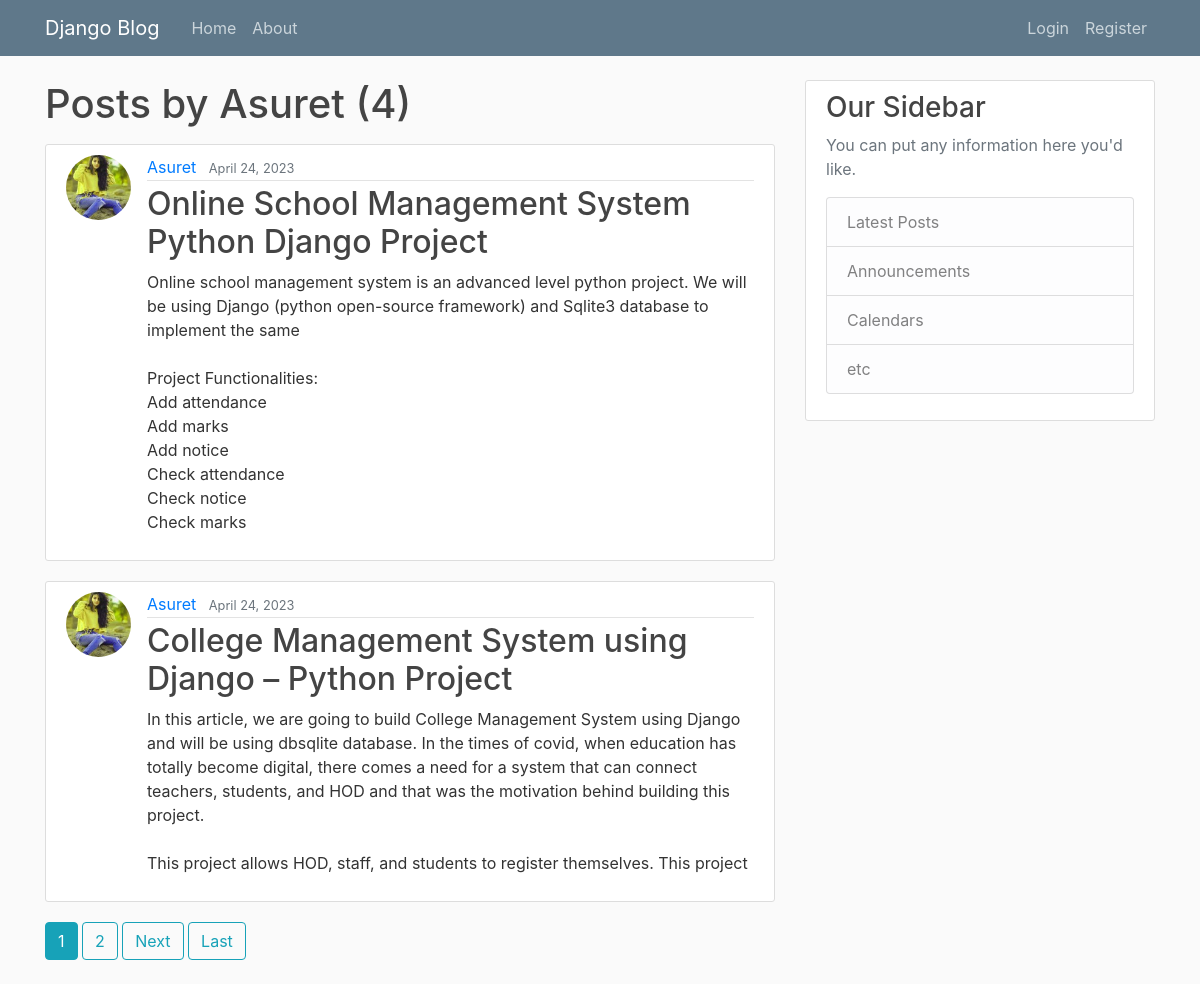
The app's page /user/Asuret with its own data.
### blog/models.py (models this page shows, shortened)
class Post(models.Model):
    title = models.CharField(max_length=100)
    content = models.TextField()
    date_posted = models.DateTimeField(default=timezone.now)
    author = models.ForeignKey(User, on_delete=models.CASCADE)

### users/models.py (models this page shows, shortened)
class Profile(models.Model):
    user = models.OneToOneField(User, on_delete=models.CASCADE)
    image = models.ImageField(default='default.jpg', upload_to='profile_pics')

### blog/views.py (the view)
# urls.py: path('user/<str:username>', UserPostListView.as_view(), name='user-posts'),
class UserPostListView(ListView):
    model = Post
    template_name = 'blog/user_posts.html'  # <app>/<model>_<viewtype>.html
    context_object_name = 'posts'
    paginate_by = 2
    def get_queryset(self):
        user = get_object_or_404(User, username=self.kwargs.get('username'))
        return Post.objects.filter(author=user).order_by('-date_posted')

### blog/templates/Blog/user_posts.html (shortened to what this page needs)
{% extends "blog/base.html" %}
{% block content %}
    <h1 class="mb-3">Posts by {{ view.kwargs.username }} ({{ page_obj.paginator.count }})</h1>
    {% for post in posts %}
        <article class="media content-section">
          <img class="rounded-circle article-img" src="{{ post.author.profile.image.url }}">
          <div class="media-body">
            <div class="article-metadata">
              <a class="mr-2" href="{% url 'user-posts' post.author.username %}">{{ post.author }}</a>
              <small class="text-muted">{{ post.date_posted|date:"F d, Y" }}</small>
            </div>
            <h2><a class="article-title" href="{% url 'post-detail' post.id %}">{{ post.title }}</a></h2>
            <p class="article-content">{{ post.content }}</p>
          </div>
        </article>
    {% endfor %}
    {% if is_paginated %}
      {% for num in page_obj.paginator.page_range %}
        {% if page_obj.number == num %}
          <a class="btn btn-info mb-4" href="?page={{ num }}">{{ num }}</a>
        {% elif num > page_obj.number|add:'-3' and num < page_obj.number|add:'3' %}
          <a class="btn btn-outline-info mb-4" href="?page={{ num }}">{{ num }}</a>
        {% endif %}
      {% endfor %}
      {% if page_obj.has_next %}
        <a class="btn btn-outline-info mb-4" href="?page={{ page_obj.next_page_number }}">Next</a>
        <a class="btn btn-outline-info mb-4" href="?page={{ page_obj.paginator.num_pages }}">Last</a>
      {% endif %}
    {% endif %}
{% endblock content %}

### blog/static/Blog/main.css (style rules this page uses)
body { background: #fafafa; color: #333333; margin-top: 5rem; }
h1, h2, h3, h4, h5, h6 { color: #444444; }
.content-section { background: #ffffff; padding: 10px 20px; border: 1px solid #dddddd; border-radius: 3px; margin-bottom: 20px; }
.article-title { color: #444444; }
.article-content { white-space: pre-line; }
.article-img { height: 65px; width: 65px; margin-right: 16px; }
.article-metadata { padding-bottom: 1px; margin-bottom: 4px; border-bottom: 1px solid #e3e3e3 }

### records on screen
Post: author.profile.image (placeholder picture), author "Asuret", date_posted "April 24, 2023", title "Online School Management System Python Django Project", content "Online school management system is an advanced level python project. We will be using Django (python open-source framework) and Sqlite3 database to implement the same Project Functionalities: Add attendance Add marks Add notice Check attendance Check notice Check marks"
Post: author.profile.image (placeholder picture), author "Asuret", date_posted "April 24, 2023", title "College Management System using Django – Python Project", content "In this article, we are going to build College Management System using Django and will be using dbsqlite database. In the times of covid, when education has totally become digital, there comes a need for a system that can connect teachers, students, and HOD and that was the motivation behind building this project. This project allows HOD, staff, and students to register themselves. This project"

### other values on screen
{{ view.kwargs.username }} "Asuret"
{{ page_obj.paginator.count }} "4"
{{ num }} "1"
{{ num }} "2"
